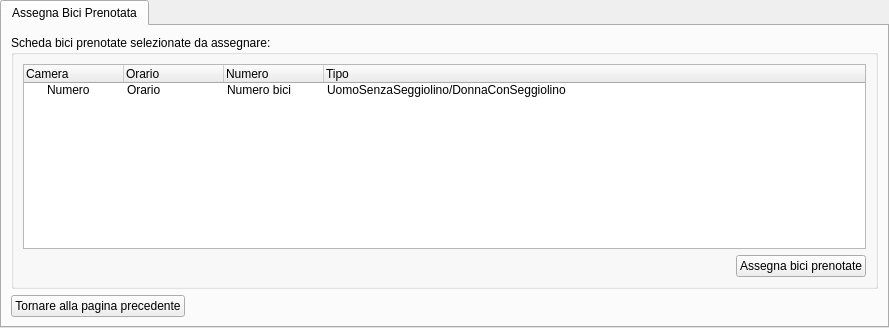
<?xml version="1.0" encoding="UTF-8"?>
<ui version="4.0">
 <class>tabwidgetAssegnaBiciPrenotata</class>
 <widget class="QTabWidget" name="tabwidgetAssegnaBiciPrenotata">
  <property name="geometry">
   <rect>
    <x>0</x>
    <y>0</y>
    <width>889</width>
    <height>328</height>
   </rect>
  </property>
  <property name="windowTitle">
   <string>Assegna Bici Prenotata</string>
  </property>
  <widget class="QWidget" name="tab">
   <attribute name="title">
    <string>Assegna Bici Prenotata</string>
   </attribute>
   <layout class="QGridLayout" name="gridLayout">
    <item row="1" column="0">
     <widget class="QPushButton" name="btnTornarePaginaPrecedente">
      <property name="text">
       <string>Tornare alla pagina precedente</string>
      </property>
     </widget>
    </item>
    <item row="1" column="1">
     <spacer name="horizontalSpacer">
      <property name="orientation">
       <enum>Qt::Horizontal</enum>
      </property>
      <property name="sizeHint" stdset="0">
       <size>
        <width>40</width>
        <height>20</height>
       </size>
      </property>
     </spacer>
    </item>
    <item row="0" column="0" colspan="2">
     <widget class="QGroupBox" name="groupboxBiciPrenotateSelezionateDaAssegnare">
      <property name="title">
       <string>Scheda bici prenotate selezionate da assegnare:</string>
      </property>
      <layout class="QGridLayout" name="gridLayout_2">
       <item row="1" column="1">
        <widget class="QPushButton" name="btnAssegnaBiciPrenotate">
         <property name="text">
          <string>Assegna bici prenotate</string>
         </property>
        </widget>
       </item>
       <item row="1" column="0">
        <spacer name="horizontalSpacer_2">
         <property name="orientation">
          <enum>Qt::Horizontal</enum>
         </property>
         <property name="sizeHint" stdset="0">
          <size>
           <width>40</width>
           <height>20</height>
          </size>
         </property>
        </spacer>
       </item>
       <item row="0" column="0" colspan="2">
        <widget class="QTreeWidget" name="treewidgetBiciPrenotateDaAssegnare">
         <property name="selectionMode">
          <enum>QAbstractItemView::MultiSelection</enum>
         </property>
         <column>
          <property name="text">
           <string>Camera</string>
          </property>
         </column>
         <column>
          <property name="text">
           <string>Orario</string>
          </property>
         </column>
         <column>
          <property name="text">
           <string>Numero</string>
          </property>
         </column>
         <column>
          <property name="text">
           <string>Tipo</string>
          </property>
         </column>
         <item>
          <property name="text">
           <string>Numero</string>
          </property>
          <property name="text">
           <string>Orario</string>
          </property>
          <property name="text">
           <string>Numero bici</string>
          </property>
          <property name="text">
           <string>UomoSenzaSeggiolino/DonnaConSeggiolino</string>
          </property>
         </item>
        </widget>
       </item>
      </layout>
     </widget>
    </item>
   </layout>
  </widget>
 </widget>
 <resources/>
 <connections/>
</ui>
